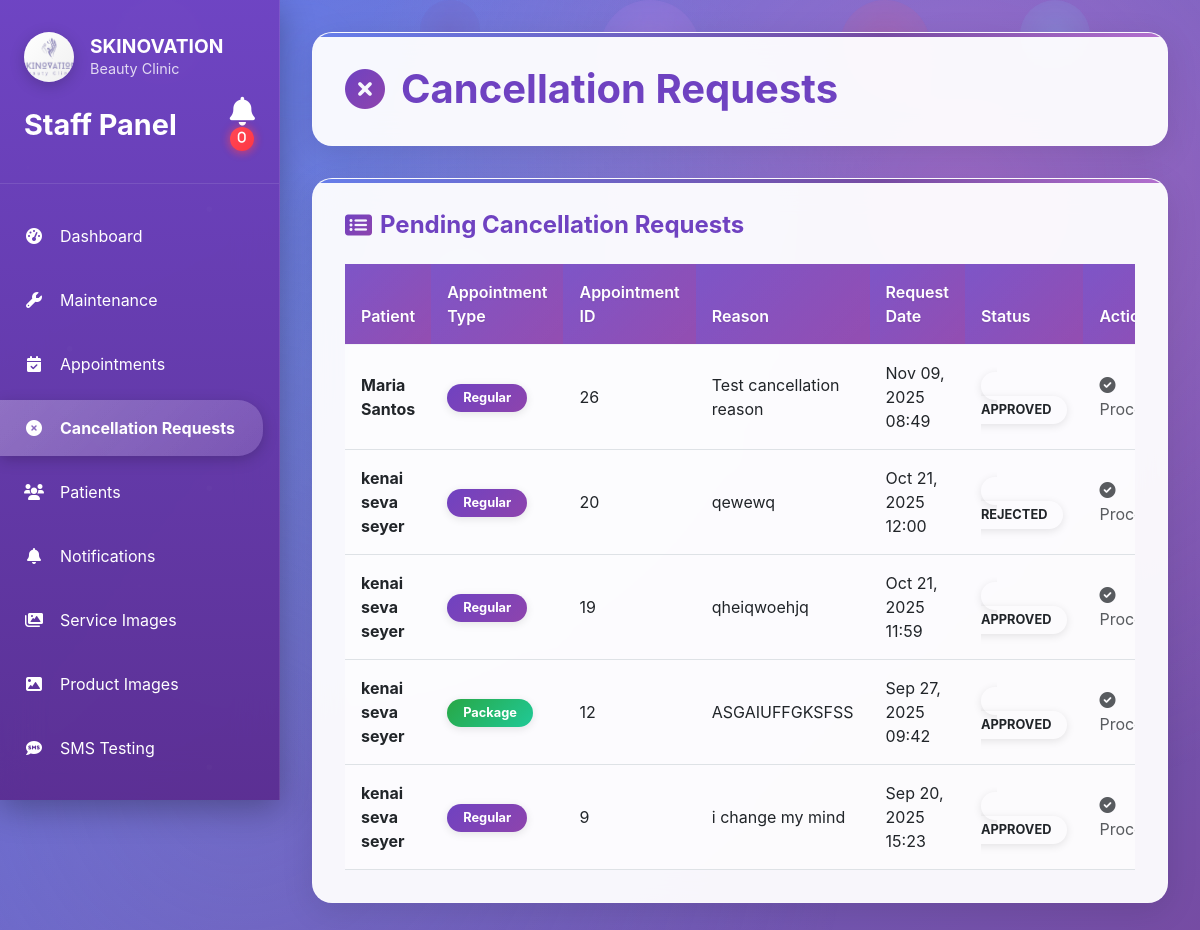
Screenshot of /appointments/admin/cancellation-requests/ (signed in) with the database file from the repository.
### appointments/models.py (models this page shows, shortened)
class CancellationRequest(models.Model):
    APPOINTMENT_TYPE_CHOICES = [
        ('regular', 'Regular'),
        ('package', 'Package'),
    ]
    STATUS_CHOICES = [
        ('pending', 'Pending'),
        ('approved', 'Approved'),
        ('rejected', 'Rejected'),
    ]
    appointment_id = models.IntegerField()
    appointment_type = models.CharField(max_length=10, choices=APPOINTMENT_TYPE_CHOICES)
    reason = models.TextField(blank=True, null=True)
    status = models.CharField(max_length=10, choices=STATUS_CHOICES, default='pending')
    created_at = models.DateTimeField(auto_now_add=True)
    updated_at = models.DateTimeField(auto_now=True)
    patient = models.ForeignKey(settings.AUTH_USER_MODEL, on_delete=models.CASCADE, related_name='cancellation_requests')
    class Meta:
        db_table = 'cancellation_requests'

### accounts/models.py (models this page shows, shortened)
class User(AbstractUser):
    USER_TYPE_CHOICES = [
        ('patient', 'Patient'),
        ('admin', 'Admin'),
        ('owner', 'Owner'),
        ('attendant', 'Attendant'),
    ]
    GENDER_CHOICES = [
        ('male', 'Male'),
        ('female', 'Female'),
        ('other', 'Other'),
    ]
    CIVIL_STATUS_CHOICES = [
        ('single', 'Single'),
        ('married', 'Married'),
        ('widowed', 'Widowed'),
        ('divorced', 'Divorced'),
        ('separated', 'Separated'),
    ]
    user_type = models.CharField(max_length=10, choices=USER_TYPE_CHOICES, default='patient')
    phone = models.CharField(
        max_length=20,
        validators=[RegexValidator(
            regex=r'^\+?1?\d{9,15}$',
            message="Phone number must be entered in the format: '+999999999'. Up to 15 digits allowed."
        )],
        blank=True
    )
    middle_name = models.CharField(max_length=255, blank=True, null=True)
    address = models.TextField(blank=True, null=True, help_text="Complete address")
    gender = models.CharField(max_length=10, choices=GENDER_CHOICES, blank=True, null=True)
    civil_status = models.CharField(max_length=10, choices=CIVIL_STATUS_CHOICES, blank=True, null=True)
    birthday = models.DateField(blank=True, null=True)
    occupation = models.CharField(max_length=255, blank=True, null=True)
    profile_picture = models.ImageField(upload_to='profile_pictures/', blank=True, null=True)
    archived = models.BooleanField(default=False)
    created_at = models.DateTimeField(auto_now_add=True)
    updated_at = models.DateTimeField(auto_now=True)
    @property
    def full_name(self):
        return f"{self.first_name} {self.middle_name or ''} {self.last_name}".strip()
    class Meta:
        db_table = 'users'

### appointments/admin_views.py (the view)
# urls.py: path('admin/cancellation-requests/', admin_views.admin_cancellation_requests, name='admin_cancellation_requests'),
@login_required
@user_passes_test(is_admin)
def admin_cancellation_requests(request):
    from .models import CancellationRequest
    cancellation_requests = CancellationRequest.objects.all().order_by('-created_at')
    context = {
        'cancellation_requests': cancellation_requests,
    }
    return render(request, 'appointments/admin_cancellation_requests.html', context)

### appointments/admin_views.py (called while the page is built)
def is_admin(user):
    return user.is_authenticated and user.user_type == 'admin'

### appointments/context_processors.py (called while the page is built)
def notification_count(request):
    if request.user.is_authenticated:
        if request.user.user_type == 'admin':
            count = Notification.objects.filter(patient__isnull=True).count()
        else:
            count = Notification.objects.filter(patient=request.user, is_read=False).count()
    else:
        count = 0
    return {
        'notification_count': count
    }

### templates/appointments/admin_cancellation_requests.html (shortened to what this page needs)
{% extends 'appointments/admin_base.html' %}
{% load static %}
{% block content %}
<div class="content-header">
    <h1 class="page-title">
        <i class="fas fa-times-circle"></i>
        Cancellation Requests
    </h1>
</div>
<div class="content-card">
    <h3 class="card-title">
        <i class="fas fa-list-alt"></i>
        Pending Cancellation Requests
    </h3>
    {% if cancellation_requests %}
        <div class="table-responsive">
            <table class="table">
                <thead>
                    <tr>
                        <th>Patient</th>
                        <th>Appointment Type</th>
                        <th>Appointment ID</th>
                        <th>Reason</th>
                        <th>Request Date</th>
                        <th>Status</th>
                        <th>Actions</th>
                    </tr>
                </thead>
                <tbody>
                    {% for request in cancellation_requests %}
                    <tr>
                        <td>
                            <strong>{{ request.patient.full_name }}</strong>
                        </td>
                        <td>
                            <span class="type-badge type-{{ request.appointment_type }}">
                                {{ request.appointment_type|title }}
                            </span>
                        </td>
                        <td>{{ request.appointment_id }}</td>
                        <td>{{ request.reason|truncatechars:50|default:"No reason provided" }}</td>
                        <td>{{ request.created_at|date:"M d, Y H:i" }}</td>
                        <td>
                            <span class="status-badge status-{{ request.status }}">
                                {{ request.status|title }}
                            </span>
                        </td>
                        <td>
                            {% if request.status == 'pending' %}
                                <a href="{% url 'appointments:admin_approve_cancellation' request.id %}"
                                   class="btn-action btn-confirm">
                                    <i class="fas fa-check"></i> Approve
                                </a>
                                <a href="{% url 'appointments:admin_reject_cancellation' request.id %}"
                                   class="btn-action btn-cancel">
                                    <i class="fas fa-times"></i> Reject
                                </a>
                            {% else %}
                                <span class="text-muted">
                                    <i class="fas fa-check-circle"></i> Processed
                                </span>
                            {% endif %}
                        </td>
                    </tr>
                    {% endfor %}
                </tbody>
            </table>
        </div>
    {% else %}
        <div class="text-center py-5">
            <i class="fas fa-inbox fa-3x text-muted mb-3"></i>
            <h5 class="text-muted">No cancellation requests found</h5>
            <p class="text-muted">Cancellation requests from patients will appear here.</p>
        </div>
    {% endif %}
</div>
{% endblock %}

### templates/appointments/admin_base.html (style rules this page uses)
:root { --primary-color: #6f42c1; --secondary-color: #8e44ad; --dark-color: #5a2d91; --light-purple: #f8f9ff; --success-color: #28a745; --warning-color: #ffc107; --danger-color: #dc3545; --info-color: #17a2b8; }
body { font-family: 'Inter', -apple-system, BlinkMacSystemFont, 'Segoe UI', Roboto, sans-serif; background: linear-gradient(135deg, #667eea 0%, #764ba2 100%); background-attachment: fixed; min-height: 100vh; position: relative; }
body::before { content: ''; position: fixed; top: 0; left: 0; width: 100%; height: 100%; background: radial-gradient(circle at 20% 80%, rgba(120, 119, 198, 0.3) 0%, transparent 50%), radial-gradient(circle at 80% 20%, rgba(255, 119, 198, 0.3) 0%, transparent 50%), radial-gradient(circle at 40% 40%, rgba(120, 219, 255, 0.2) 0%, transparent 50%); z-index: -1; }
.content-header { background: rgba(255, 255, 255, 0.95); backdrop-filter: blur(15px); border-radius: 20px; padding: 2rem; margin-bottom: 2rem; box-shadow: 0 8px 32px rgba(0, 0, 0, 0.1); border: 1px solid rgba(255, 255, 255, 0.2); position: relative; overflow: hidden; }
.content-header::before { content: ''; position: absolute; top: 0; left: 0; right: 0; height: 4px; background: linear-gradient(90deg, #667eea, #764ba2, #f093fb, #f5576c); background-size: 200% 100%; animation: gradientShift 3s ease infinite; }
.page-title { color: var(--primary-color); font-size: 2.5rem; font-weight: bold; margin: 0; display: flex; align-items: center; position: relative; z-index: 1; }
.page-title i { margin-right: 1rem; background: linear-gradient(135deg, var(--primary-color), var(--secondary-color)); -webkit-background-clip: text; -webkit-text-fill-color: transparent; background-clip: text; }
.content-card { background: rgba(255, 255, 255, 0.95); backdrop-filter: blur(15px); border-radius: 20px; padding: 2rem; box-shadow: 0 8px 32px rgba(0, 0, 0, 0.1); margin-bottom: 2rem; border: 1px solid rgba(255, 255, 255, 0.2); position: relative; overflow: hidden; }
.content-card::before { content: ''; position: absolute; top: 0; left: 0; right: 0; height: 4px; background: linear-gradient(90deg, #667eea, #764ba2, #f093fb, #f5576c); background-size: 200% 100%; animation: gradientShift 3s ease infinite; }
.card-title { color: var(--primary-color); font-size: 1.5rem; font-weight: bold; margin-bottom: 1.5rem; display: flex; align-items: center; position: relative; z-index: 1; }
.card-title i { margin-right: 0.5rem; background: linear-gradient(135deg, var(--primary-color), var(--secondary-color)); -webkit-background-clip: text; -webkit-text-fill-color: transparent; background-clip: text; }
.table { margin-bottom: 0; background: transparent; }
.table thead th { background: linear-gradient(135deg, var(--primary-color), var(--secondary-color)); color: white; border: none; padding: 1rem; font-weight: 600; text-shadow: 0 1px 2px rgba(0, 0, 0, 0.1); position: relative; }
.table thead th::before { content: ''; position: absolute; top: 0; left: 0; right: 0; bottom: 0; background: linear-gradient(135deg, rgba(255, 255, 255, 0.1), rgba(255, 255, 255, 0.05)); z-index: 0; }
.table thead th { position: relative; z-index: 1; }
.table tbody td { padding: 1rem; vertical-align: middle; border-top: 1px solid rgba(233, 236, 239, 0.5); background: rgba(255, 255, 255, 0.5); transition: all 0.3s ease; }
.status-badge { padding: 0.4rem 1rem; border-radius: 25px; font-size: 0.8rem; font-weight: bold; text-transform: uppercase; box-shadow: 0 2px 8px rgba(0, 0, 0, 0.1); transition: all 0.3s ease; position: relative; overflow: hidden; }
.status-badge::before { content: ''; position: absolute; top: 0; left: 0; right: 0; bottom: 0; background: linear-gradient(135deg, rgba(255, 255, 255, 0.2), rgba(255, 255, 255, 0.1)); opacity: 0; transition: opacity 0.3s ease; z-index: 0; }
.type-badge { padding: 0.4rem 1rem; border-radius: 20px; font-size: 0.8rem; font-weight: bold; box-shadow: 0 2px 8px rgba(0, 0, 0, 0.1); transition: all 0.3s ease; position: relative; overflow: hidden; }
.type-badge::before { content: ''; position: absolute; top: 0; left: 0; right: 0; bottom: 0; background: linear-gradient(135deg, rgba(255, 255, 255, 0.2), rgba(255, 255, 255, 0.1)); opacity: 0; transition: opacity 0.3s ease; z-index: 0; }
.type-regular { background: linear-gradient(135deg, var(--primary-color), var(--secondary-color)); color: white; }
.type-package { background: linear-gradient(135deg, var(--success-color), #20c997); color: white; }

### rows the page displays
CancellationRequest: patient.full_name "Maria Santos", appointment_type "Regular", appointment_id "26", reason "Test cancellation reason", created_at "Nov 09, 2025 08:49", status "APPROVED", shows "Processed"
CancellationRequest: patient.full_name "kenai seva seyer", appointment_type "Regular", appointment_id "20", reason "qewewq", created_at "Oct 21, 2025 12:00", status "REJECTED", shows "Processed"
CancellationRequest: patient.full_name "kenai seva seyer", appointment_type "Regular", appointment_id "19", reason "qheiqwoehjq", created_at "Oct 21, 2025 11:59", status "APPROVED", shows "Processed"
CancellationRequest: patient.full_name "kenai seva seyer", appointment_type "Package", appointment_id "12", reason "ASGAIUFFGKSFSS", created_at "Sep 27, 2025 09:42", status "APPROVED", shows "Processed"
CancellationRequest: patient.full_name "kenai seva seyer", appointment_type "Regular", appointment_id "9", reason "i change my mind", created_at "Sep 20, 2025 15:23", status "APPROVED", shows "Processed"
